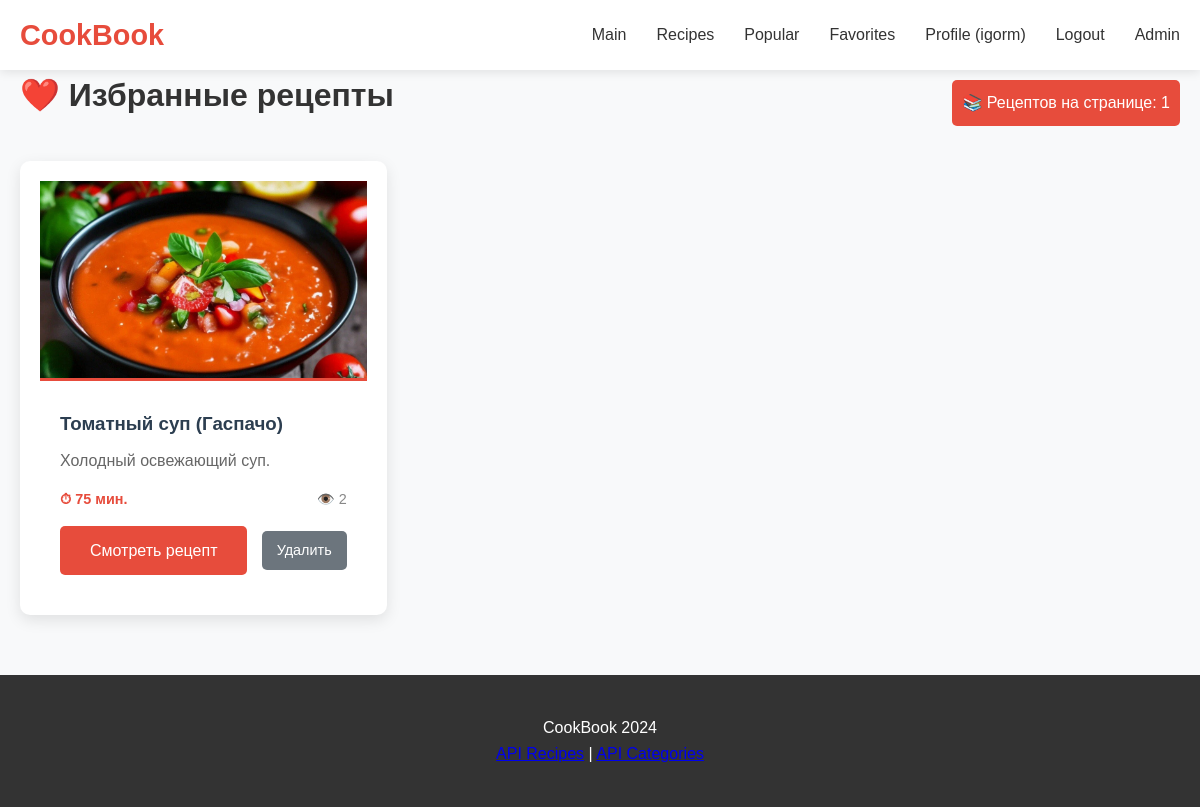
The app's page /recipes/favorites/ (signed in) with its own data.
### recipes/models.py (models this page shows, shortened)
class Favorite(models.Model):
    user = models.ForeignKey(User, on_delete=models.CASCADE, verbose_name="Пользователь")
    recipe = models.ForeignKey(Recipe, on_delete=models.CASCADE, verbose_name="Рецепт")
    created_at = models.DateTimeField(auto_now_add=True, verbose_name="Дата добавления")
    class Meta:
        verbose_name = "Избранное"
        verbose_name_plural = "Избранные рецепты"
        unique_together = ['user', 'recipe']

class Recipe(models.Model):
    title = models.CharField(max_length=200, verbose_name="Название рецепта")
    description = models.TextField(verbose_name="Описание")
    ingredients = models.TextField(verbose_name="Ингредиенты")
    cooking_steps = models.TextField(verbose_name="Шаги приготовления")
    cooking_time = models.PositiveIntegerField(verbose_name="Время приготовления (минуты)")
    image = models.ImageField(upload_to='recipes/', blank=True, null=True, verbose_name="Изображение")
    categories = models.ManyToManyField(Category, verbose_name="Категории")
    created_at = models.DateTimeField(auto_now_add=True, verbose_name="Дата создания")
    views_count = models.PositiveIntegerField(default=0, verbose_name="Количество просмотров")
    class Meta:
        verbose_name = "Рецепт"
        verbose_name_plural = "Рецепты"
        ordering = ['-created_at']

### recipes/views.py (the view)
# urls.py: path('favorites/', views.favorite_list, name='favorite_list'),
@login_required
def favorite_list(request):
    favorites = Favorite.objects.filter(user=request.user).select_related('recipe')
    return render(request, 'recipes/favorite_list.html', {'favorites': favorites})

### templates/recipes/favorite_list.html (shortened to what this page needs)
{% extends 'base.html' %}
{% block content %}
<div class="container">
    <h1>❤️ Избранные рецепты</h1>
    {% if favorites %}
    <div class="recipes-grid">
        {% for favorite in favorites %}
        <div class="recipe-card">
            {% if favorite.recipe.image %}
            <img src="{{ favorite.recipe.image.url }}" alt="{{ favorite.recipe.title }}" class="recipe-image">
            {% else %}
            <div class="recipe-image-placeholder">🍳</div>
            {% endif %}
            <div class="recipe-info">
                <h3>{{ favorite.recipe.title }}</h3>
                <p class="recipe-description">{{ favorite.recipe.description|truncatewords:15 }}</p>
                <div class="recipe-meta">
                    <span class="cooking-time">⏱ {{ favorite.recipe.cooking_time }} мин.</span>
                    <span class="views">👁️ {{ favorite.recipe.views_count }}</span>
                </div>
                <div class="recipe-actions">
                    <a href="{% url 'recipe_detail' favorite.recipe.pk %}" class="btn-primary">Смотреть рецепт</a>
                    <a href="{% url 'toggle_favorite' favorite.recipe.id %}" class="btn-secondary">Удалить</a>
                </div>
            </div>
        </div>
        {% endfor %}
    </div>
    {% else %}
    <div class="no-favorites">
        <p>У вас пока нет избранных рецептов.</p>
        <p>Добавляйте рецепты в избранное, нажимая на ❤️ на странице рецепта.</p>
        <a href="{% url 'recipe_list' %}" class="btn-primary">Найти рецепты</a>
    </div>
    {% endif %}
</div>
{% endblock %}

### templates/base.html (shortened to what this page needs)
<!DOCTYPE html>
<html lang="ru">
<head>
    {% load static %}
    <link rel="stylesheet" href="{% static 'css/style.css' %}">
</head>
<body>
    <header>
        <nav class="navbar">
            <div class="nav-container">
                <a href="{% url 'index' %}" class="nav-logo">CookBook</a>
                <ul class="nav-menu">
                    <li><a href="{% url 'index' %}">Main</a></li>
                    <li><a href="{% url 'recipe_list' %}">Recipes</a></li>
                    <li><a href="{% url 'popular_recipes' %}">Popular</a></li>
                    {% if user.is_authenticated %}
                        <li><a href="{% url 'favorite_list' %}">Favorites</a></li>
                        <li><a href="{% url 'profile' %}">Profile ({{ user.username }})</a></li>
                        <li><a href="{% url 'logout' %}">Logout</a></li>
                    {% else %}
                        <li><a href="{% url 'login' %}">Login</a></li>
                        <li><a href="{% url 'register' %}">Register</a></li>
                    {% endif %}
                    <li><a href="/admin/">Admin</a></li>
                </ul>
            </div>
        </nav>
    </header>
    <main>
        {% block content %}{% endblock %}
    </main>
    <footer>
        <div class="footer-content">
            <p>CookBook 2024</p>
            <div class="api-links">
                <a href="/api/recipes/" target="_blank">API Recipes</a> |
                <a href="/api/categories/" target="_blank">API Categories</a>
            </div>
        </div>
    </footer>
</body>
</html>

### static/css/style.css (style rules this page uses)
* { margin: 0; padding: 0; box-sizing: border-box; }
body { font-family: 'Arial', sans-serif; line-height: 1.6; color: #333; background-color: #f8f9fa; }
.container { max-width: 1200px; margin: 0 auto; padding: 0 20px; }
.navbar { background: #fff; box-shadow: 0 2px 10px rgba(0,0,0,0.1); position: sticky; top: 0; z-index: 1000; }
.nav-container { max-width: 1200px; margin: 0 auto; padding: 0 20px; display: flex; justify-content: space-between; align-items: center; height: 70px; }
.nav-logo { font-size: 1.8rem; font-weight: bold; color: #e74c3c; text-decoration: none; }
.nav-menu { display: flex; list-style: none; gap: 30px; }
.nav-menu a { text-decoration: none; color: #333; font-weight: 500; transition: color 0.3s ease; }
.btn-primary, .btn-secondary { display: inline-block; padding: 12px 30px; border: none; border-radius: 5px; text-decoration: none; font-weight: 500; text-align: center; transition: all 0.3s ease; cursor: pointer; }
.btn-primary { background: #e74c3c; color: white; }
.btn-secondary { background: #3498db; color: white; }
.recipes-grid { display: grid; grid-template-columns: repeat(auto-fit, minmax(300px, 1fr)); gap: 30px; margin: 40px 0; }
.recipe-card { background: white; border-radius: 10px; overflow: hidden; box-shadow: 0 5px 15px rgba(0,0,0,0.1); transition: all 0.3s ease; }
.recipe-image { width: 100%; height: 200px; object-fit: cover; }
.recipe-info { padding: 20px; }
.recipe-info h3 { margin-bottom: 10px; color: #333; }
.recipe-description { color: #666; margin-bottom: 15px; }
.recipe-meta { display: flex; justify-content: space-between; margin-bottom: 15px; font-size: 0.9rem; color: #888; }
.recipe-meta { display: flex; justify-content: center; gap: 30px; color: #666; }
footer { background: #333; color: white; text-align: center; padding: 40px 0; margin-top: 60px; }
.recipes-grid { display: grid; grid-template-columns: repeat(auto-fill, minmax(300px, 1fr)); gap: 30px; margin: 40px 0; }
.recipe-card { background: white; border-radius: 10px; overflow: hidden; box-shadow: 0 5px 15px rgba(0,0,0,0.1); transition: all 0.3s ease; padding: 20px; }
.recipe-info h3 { margin-bottom: 10px; color: #2c3e50; }
.recipe-description { color: #666; margin-bottom: 15px; line-height: 1.5; }
.cooking-time { color: #e74c3c; font-weight: bold; }
.recipe-image { width: 100%; height: 200px; object-fit: cover; border-bottom: 3px solid #e74c3c; }
.recipe-actions { display: flex; justify-content: space-between; align-items: center; margin-top: 15px; }
.recipe-actions { display: flex; gap: 10px; }
.recipe-actions { display: flex; gap: 10px; margin-top: 15px; }
.btn-secondary { background: #6c757d; color: white; padding: 8px 15px; border: none; border-radius: 5px; text-decoration: none; font-size: 0.9rem; transition: background 0.3s ease; }

### records on screen
Favorite: recipe.image (picture), recipe "Томатный суп (Гаспачо)", recipe.description "Холодный освежающий суп.", recipe.cooking_time "75", recipe.views_count "2"

### other values on screen
{{ user.username }} "igorm"
